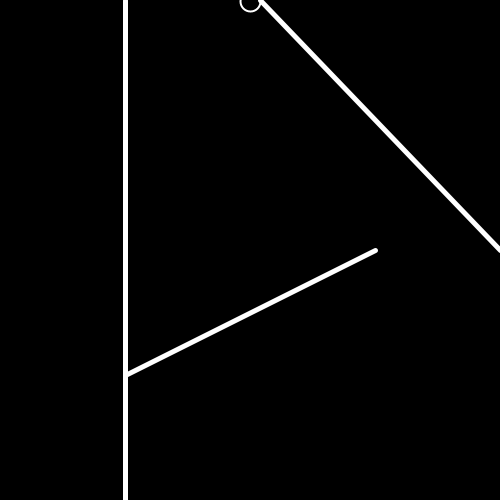
Frame 1 (no input)
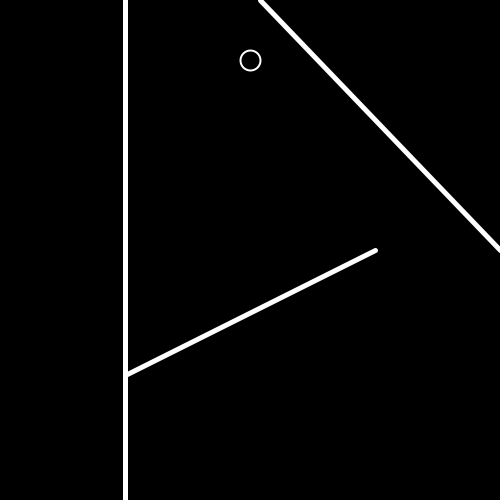
Frame 60 (the mouse pressed at the canvas centre just before this capture)
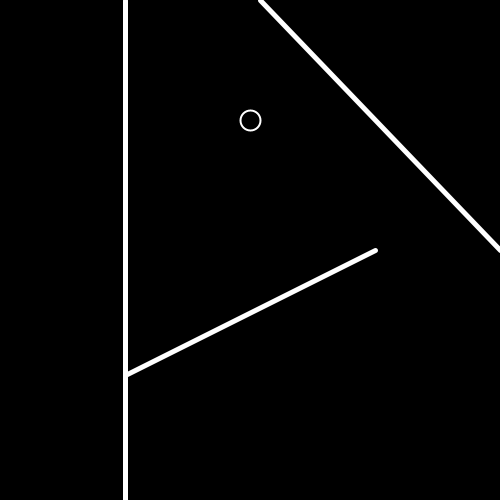
Frame 120 (the mouse held since frame 60 and released just before this capture)

The Processing sketch that drew these frames (run headless with seeded random() and noise(); from frame 60 on, the mouse is pressed at the canvas centre):

// Processing sketch: BouncingOffAngledWalls
// ── BouncingOffAngledWalls.pde
float r;

Mover m;
Wall[] walls;
void setup(){
  size(500, 500);
  ellipseMode(RADIUS);
  r = 10;

  walls = new Wall[3];
  walls[0] = new Wall(width/4, 0.75*height, 0.75*width, height/2,0);
  walls[1] = new Wall(width/4, 0, width/4, height,1);
  walls[2] = new Wall(width/2+10, 0, width, height/2,2);
  //m = new Mover(3*width/4, 3*height/4);
  m = new Mover(width/2, 0);
}

void draw(){
  background(0);
  for(Wall w: walls){
    w.show();
  }
  m.update();
  //m.lookAt();
  m.show();
}

// ── Mover.pde
class Mover {
  PVector p, v;
  PVector[] wallIntersectionPoints;

  Mover(float x, float y) {
    p = new PVector(x, y);
    v = new PVector(0, 1);
    wallIntersectionPoints = new PVector[walls.length];
  }

  //void lookAt(){
  //  v.set(mouseX - p.x, mouseY - p.y);
  //  text(str(doesIntersect(w)), width/2, height/8);
  //}

  void update() {
    p.add(v);

    for (int i = 0; i < walls.length; i++) {
      if (doesIntersect(walls[i])) {
        //ellipse(wallIntersectionPoints[i].x, wallIntersectionPoints[i].y, 10, 10);
        PVector g = PVector.sub(p, wallIntersectionPoints[i]);

        //a2w = PVector.angleBetween(PVector.sub(v,p),pt);
        //float dx_ = cos(w.a)*g.x + sin(w.a)*g.y;
        float dy_ = -sin(walls[i].a)*g.x + cos(walls[i].a)*g.y;
        float vx_ = cos(walls[i].a)*v.x + sin(walls[i].a)*v.y;
        float vy_ = -sin(walls[i].a)*v.x + cos(walls[i].a)*v.y;
        if (abs(dy_) < r) {
          v.set(cos(walls[i].a)*vx_ + sin(walls[i].a)*vy_, sin(walls[i].a)*vx_ - cos(walls[i].a)*vy_);
        }
      }
    }


    //v.set(mouseX, mouseY);
    //text(str(doesIntersect(w)), width/2, height/8);
  }

  boolean doesIntersect(Wall w) {
    float x1 = p.x;
    float y1 = p.y;
    float x2 = p.x + v.x*2*width;
    float y2 = p.y + v.y*2*width;

    float x3 = w.start.x;
    float y3 = w.start.y;
    float x4 = w.end.x;
    float y4 = w.end.y;
    float denominator = (x1 - x2)*(y3 - y4) - (y1-y2)*(x3 - x4);
    if (denominator == 0) {
      return false;
    }
    float t = ((x1-x3)*(y3-y4) - (y1 - y3)*(x3-x4))/denominator;
    float u = ((x2 - x1)*(y1-y3) - (y2 - y1)*(x1-x3))/denominator;
    if (t >= 0 && t <= 1 && u >= 0 && u <= 1) {
      wallIntersectionPoints[w.ix] = new PVector(x1 + t*(x2 - x1), y1 + t*(y2-y1));
      //PVector pt = new PVector(x3+u*(x4-x3), y3 + u*(y4-y3));
      return true;
    } else {
      wallIntersectionPoints[w.ix] = null;
      return false;
    }
  }



  void show() {
    noFill();
    stroke(255);
    strokeWeight(2);
    ellipse(p.x, p.y, r, r);
    //line(p.x, p.x, v.x, v.y);
  }
}

// ── Wall.pde
class Wall {
  PVector start, end, ab;
  float a;
  int ix;
  Wall(float startX, float startY, float endX, float endY, int ix_) {
    start = new PVector(startX, startY);
    end = new PVector(endX, endY);
    ab = PVector.sub(end, start);
    a = ab.heading();
    ix = ix_;
  }

  void show() {
    stroke(255);
    strokeWeight(5);
    line(start.x, start.y, end.x, end.y);
  }
}
